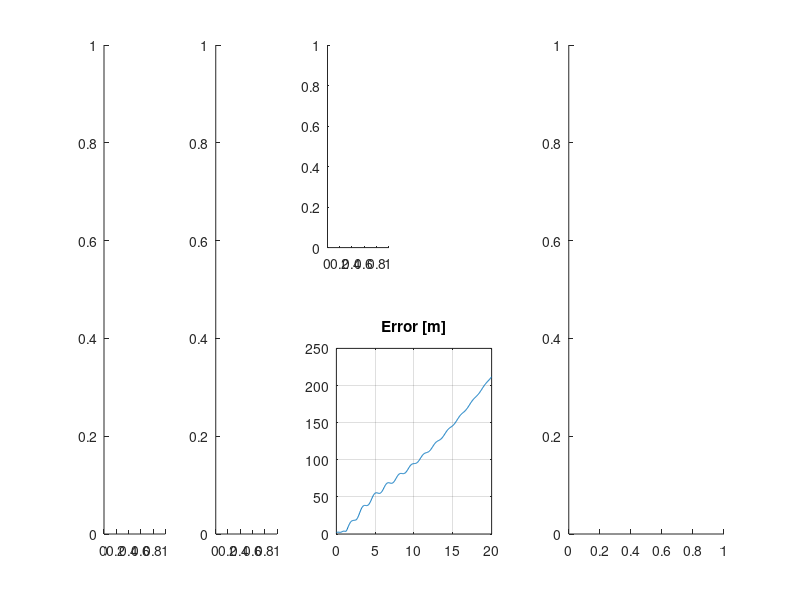

MATLAB code for this plot: (Note: this script raises an error after producing the figure.)
close all;

p = load("p_hel_curv.mat").ans;
q = load("q_hel_curv.mat").ans;
p_ref = load("p_ref_hel_curv.mat").ans;

t = p(1,:);
p = p(2:end,:)';
q = q(2:end,:)';
p_ref = p_ref(2:end,:);
p1 = p(:,1);
p2 = p(:,2);    
p3 = p(:,3);

f1 = figure;
subplot(2,3,5);
plot(t, vecnorm(p' - p_ref));
grid on;
title('Error [m]');
ax = [subplot(1,6,1), subplot(1,6,2), subplot(2,6,3), subplot(1,3,3)];

% h = tiledlayout(1,4, Padding="compact", TileSpacing="compact");
% ax = [nexttile, nexttile, nexttile, nexttile];


animate(p, q, p_ref, p1, p2, p3, t, ax)